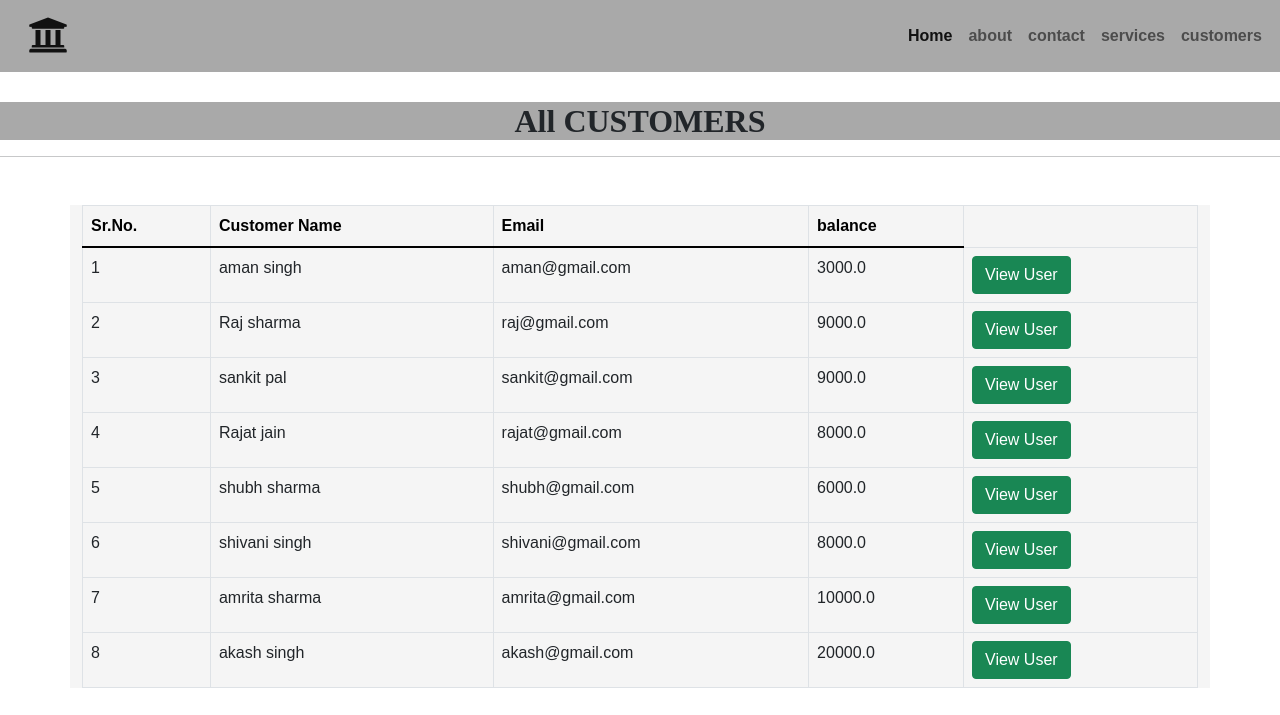
/view_all_customers/, run on the app's committed database.
### core/models.py (models this page shows)
class Customers(models.Model):
    first_name = models.CharField(max_length=100)
    last_name = models.CharField(max_length=100)
    user_email = models.EmailField(max_length=100, unique=True)
    acoount_no = models.CharField(max_length=220, unique=True)
    password = models.CharField(max_length=100)
    current_balance = models.FloatField(
        validators=[MinValueValidator(3000.00)])

### core/views.py (the view)
# urls.py: path('view_all_customers/', view_all_customers, name="view_all_customers"),
def view_all_customers(request):
    all_customers = Customers.objects.all()
    context = {
        'all_customers': all_customers,
    }
    return render(request, 'view_all_customers.html', context)

### core/templates/view_all_customers.html (shortened to what this page needs)
{% extends 'base.html' %}
{% load static %}
{% block content %}
<head>
</head>
<body>
    <h2 class="text-center" style="font-family: cursive; font-weight: bold; background-color: darkgrey; margin-top: 30px;">All CUSTOMERS</h2>
    <hr>
<div class="container mt-5" style="background-color:whitesmoke; width:100%;">
    <table class="table table-bordered" id="example">
        <thead>
            <tr>
                <th>Sr.No.</th>
                <th>Customer Name</th>
                <th>Email</th>
                <th>balance</th>
            </tr>
        </thead>
        <tbody>
            {% for i in all_customers %}
            <tr>
                <td>{{forloop.counter}}</td>
                <td>{{i.first_name}} {{i.last_name}}</td>
                <td>{{i.user_email}}</td>
                <td>{{i.current_balance}}</td>
                <td><a href="{% url 'view_customer' i.acoount_no %}" class="btn btn-success">View User</a></td>
            </tr>
            {% endfor %}
        </tbody>
    </table>
</body>
{% endblock content %}

### core/templates/base.html (shortened to what this page needs)
<!DOCTYPE html>
{% load static %}
<html lang="en">
<head>
    <link rel="stylesheet" href="https://pro.fontawesome.com/releases/v5.10.0/css/all.css"/>
    <link rel="stylesheet" href="https://cdnjs.cloudflare.com/ajax/libs/font-awesome/4.7.0/css/font-awesome.min.css">
    <link rel="stylesheet" href="https://stackpath.bootstrapcdn.com/bootstrap/4.5.2/css/bootstrap.min.css">
    <link href="https://cdn.jsdelivr.net/npm/bootstrap@5.0.0-beta1/dist/css/bootstrap.min.css" rel="stylesheet">
    <link rel="stylesheet" href="{% static 'css/style.css' %}">
</head>
<body>
<div>
    {% include 'navbar.html' %}
</div>
{% block content %}
{% endblock content %}
</body>
</html>

### core/templates/navbar.html (shortened to what this page needs)
<nav class="navbar navbar-expand-lg navbar-light" style="background-color: darkgray;">
  <div class="container-fluid">
    <a class="navbar-brand" href="{% url 'index' %}" ><i class="fas fa-university" style="font-size: 2.5rem;"></i></a>
    <div class="collapse navbar-collapse navbar" id="navbarSupportedContent">
      <ul class="navbar-nav me-auto mb-2 mb-lg-0">
        <li class="nav-item">
          <a class="nav-link active" aria-current="page" href="{% url 'index' %}">Home</a>
        </li>
        <li class="nav-item">
          <a class="nav-link" href="{% url 'about' %}">about</a>
        </li>
        <li class="nav-item">
          <a class="nav-link" href="{% url 'contact' %}">contact</a>
        </li>
        <li class="nav-item">
          <a class="nav-link" href="{% url 'services' %}">services</a>
        </li>
        <li class="nav-item">
          <a class="nav-link" href="{% url 'view_all_customers' %}">customers</a>
        </li>
      </ul>
    </div>
  </div>
</nav>

### core/static/css/style.css (style rules this page uses)
* { margin: 0; padding: 0; font-family: sans-serif; }
.navbar ul { padding-left: 800px; color: black; }
.navbar ul a { color: black; font-weight: bold; }

### core/templates/view_all_customers.html (style rules this page uses)
table { border-collapse: collapse; width: 100%; }
th, td { text-align: left; padding: 8px; }
th { background-color: #305b64; color: black; }

### data on the page
Customers: first_name "aman", last_name "singh", user_email "aman@gmail.com", current_balance "3000.0"
Customers: first_name "Raj", last_name "sharma", user_email "raj@gmail.com", current_balance "9000.0"
Customers: first_name "sankit", last_name "pal", user_email "sankit@gmail.com", current_balance "9000.0"
Customers: first_name "Rajat", last_name "jain", user_email "rajat@gmail.com", current_balance "8000.0"
Customers: first_name "shubh", last_name "sharma", user_email "shubh@gmail.com", current_balance "6000.0"
Customers: first_name "shivani", last_name "singh", user_email "shivani@gmail.com", current_balance "8000.0"
Customers: first_name "amrita", last_name "sharma", user_email "amrita@gmail.com", current_balance "10000.0"
Customers: first_name "akash", last_name "singh", user_email "akash@gmail.com", current_balance "20000.0"
